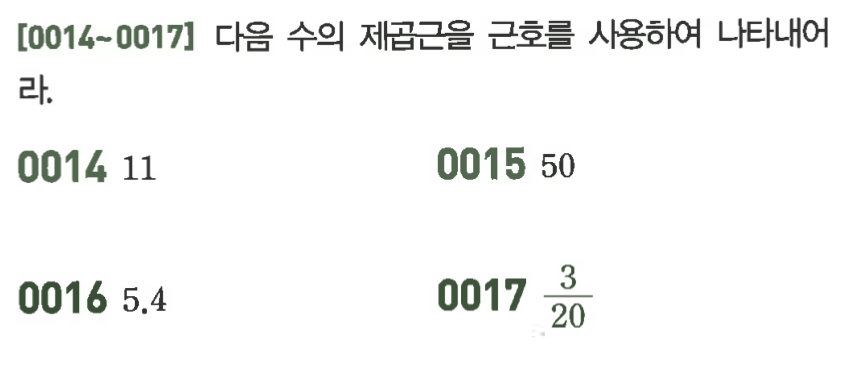
#> input picture hulkRecognition/Images/test.png, 868 x 379 px
$ python CC.py   (Python 2 division)
#> lines starting #> are read from the running program, lines starting #| are printed output that depends on the picture; after the words box and inside, x2 and y2 are one past the last pixel; in counts of white or black regions, pixels touching at a corner belong together
#> further down, img is the input picture: shape (379, 868, 3); mean B, G, R 245.7, 246.4, 245.8
### hulkRecognition/AdaptiveFiltering.py
# -*- coding: utf-8 -*-
import cv2


def Optimize(aSrcMat, aBlockSize=15, aConstant=10.00):
#> called with aBlockSize = 15, aConstant = 10
    if len(aSrcMat.shape) > 2:  # Single channel이 아니면
        aSrcMat = cv2.cvtColor(aSrcMat, cv2.COLOR_BGR2GRAY)
    sDstMat = cv2.adaptiveThreshold(aSrcMat, \
                                    255, \
                                    cv2.ADAPTIVE_THRESH_MEAN_C, \
                                    cv2.THRESH_BINARY, \
                                    aBlockSize, \
                                    aConstant)
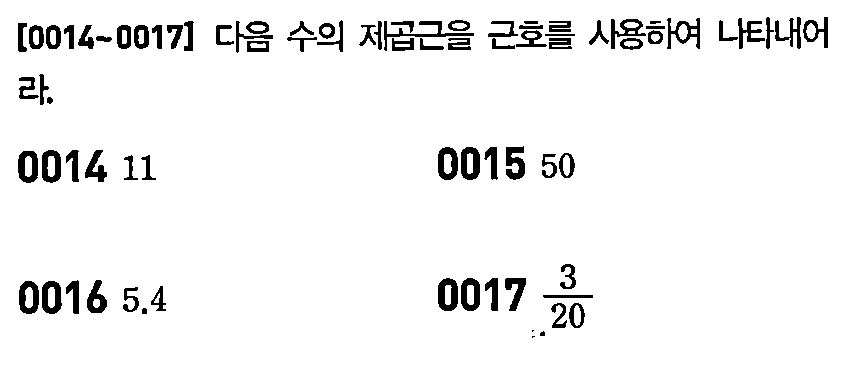
#> sDstMat: shape (379, 868); 95% white; 80 black regions (2 under 20 px), largest, box (x1, y1, x2, y2) and area: (384, 21, 474, 51) 474, (438, 278, 458, 311) 459, (461, 147, 480, 180) 439
    return sDstMat


## Test Section
# [8 lines that do not run on import are left out]

### hulkRecognition/CC.py
# -*- coding: utf-8 -*-
import cv2

import AdaptiveFiltering as AF

gNoiseThr = 10


class DisjointSet(object):
    def __init__(self):
        self.mSubsetNum = 0
        self.mDisjointArr = []
        pass

    def __del__(self):
        pass

    def add(self):
        sCurSize = len(self.mDisjointArr)
        self.mDisjointArr.append(sCurSize)
        self.mSubsetNum += 1
        return sCurSize

    def find(self, x):
        if self.mDisjointArr[x] < 0 or self.mDisjointArr[x] == x:
            return x
        else:
            self.mDisjointArr[x] = self.find(self.mDisjointArr[x])
            return self.mDisjointArr[x]

    def unite(self, x, y):
        if x == y:
            return
        xRoot = self.find(x)
        yRoot = self.find(y)

        if xRoot == yRoot:
            return
        elif xRoot < yRoot:
            self.mDisjointArr[yRoot] = xRoot
        else:
            self.mDisjointArr[xRoot] = yRoot

        self.mSubsetNum -= 1

    def getSubsetNum(self):
        return self.mSubsetNum


class ConnectedComponent(object):
    def __init__(self, x=0, y=0):
        if x == 0 and y == 0:
            self.mBoundingBox = (0, 0, 0, 0)
            self.mPixelCount = 0
            self.mPixels = []
        else:
            self.mBoundingBox = (x, y, 1, 1)
            self.mPixelCount = 1
            self.mPixels = [(x, y)]

    def __del__(self):
        pass

    def addPixel(self, x, y):
        self.mPixelCount += 1

        if self.mPixelCount == 0:
            self.mBoundingBox = (x, y, 1, 1)
        else:
            mx, my, mw, mh = self.mBoundingBox

            # 영역 넓히기
            if x < mx:
                mw = mw + mx - x
                mx = x
            elif x > (mx + mw - 1):
                mw = x - mx + 1

            if y < my:
                mh = mh + my - y
                my = y
            elif y > (my + mh - 1):
                mh = y - my + 1

            self.mBoundingBox = (mx, my, mw, mh)

        self.mPixels.append((x, y))

    def getBoundingBoxArea(self):
        mx, my, mw, mh = self.mBoundingBox
        return mw * mh

    def getBoundingBox(self):
        return self.mBoundingBox

    def getPixels(self):
        return self.mPixels


def findCC(aSrcImage):
    sRows, sCols = aSrcImage.shape[:2]
#> sRows = 379; sCols = 868

    sCCList = []
    sTotalPix = aSrcImage.size
#> sTotalPix = 328972
    sFrameLabel = [0] * sTotalPix  # http://stackoverflow.com/q/983699
    sLabels = DisjointSet()
    sRootMap = [0] * sTotalPix
    sCurIdx = 0

    for y in range(0, sRows):
        for x in range(0, sCols):

            sLeftData = 0
            sUpData = 0

            sLeftIdx = sCurIdx - 1
            sUpIdx = sCurIdx - sCols

            if x == 0:
                sLeftData = 0
            else:
                sLeftData = aSrcImage.item(y, x - 1)

            if y == 0:
                sUpData = 0
            else:
                sUpData = aSrcImage.item(y - 1, x)

            sCurData = aSrcImage.item(y, x)

            if sCurData > 0:
                if sLeftData == 0 and sUpData == 0:
                    sFrameLabel[sCurIdx] = sLabels.add()
                    sRootMap[sFrameLabel[sCurIdx]] = -1

                elif sLeftData != 0 and sUpData == 0:
                    sFrameLabel[sCurIdx] = sFrameLabel[sLeftIdx]

                elif sUpData != 0 and sLeftData == 0:
                    sFrameLabel[sCurIdx] = sFrameLabel[sUpIdx]

                else:
                    if sFrameLabel[sLeftIdx] > sFrameLabel[sUpIdx]:
                        sFrameLabel[sCurIdx] = sFrameLabel[sUpIdx]
                    else:
                        sFrameLabel[sCurIdx] = sFrameLabel[sLeftIdx]

                    sLabels.unite(sFrameLabel[sLeftIdx], sFrameLabel[sUpIdx])
            else:
                sFrameLabel[sCurIdx] = -1

            sCurIdx += 1

    sCurIdx = 0
    sCurLabel = 0
    sConnCompIdx = 0

    for y in range(0, sRows):
        for x in range(0, sCols):
            sCurLabel = sFrameLabel[sCurIdx]

            if sCurLabel != -1:
                sCurLabel = sLabels.find(sCurLabel)

                if sRootMap[sCurLabel] != -1:
                    sCCList[sRootMap[sCurLabel]].addPixel(x, y)
                else:
                    sCCList.append(ConnectedComponent(x, y))
                    sRootMap[sCurLabel] = sConnCompIdx
                    sConnCompIdx += 1
            sCurIdx += 1

    return sCCList


"""
픽셀개수가 노이즈로 정의한 갯수보다 큰 것만 반환한다
"""
def getCC(aSrcImage, aNoiseThr=gNoiseThr):
    sSrcImage = 255 - aSrcImage
    return [sCC for sCC in findCC(sSrcImage) if sCC.getPixels().__len__() > aNoiseThr]


## Test Section
if __name__ == '__main__':

    # Test CC
    cc = ConnectedComponent()
    cc.addPixel(1, 2)
    print cc.getBoundingBox()
    print cc.getBoundingBoxArea()
    print cc.getPixels()

    # Test findCC
    img = cv2.imread('Images/test.png')

    img = AF.Optimize(img)

    sCCList = getCC(img)

    print len(sCCList)
#| 78

    ccImg = cv2.cvtColor(img, cv2.COLOR_GRAY2RGB)
    for CC in sCCList:
        x, y, w, h = CC.getBoundingBox()
        cv2.rectangle(ccImg, (x, y), (x + w, y + h), (255, 0, 0), 1)
        for pixel in CC.getPixels():
            ccImg.itemset((pixel[1], pixel[0], 2), 255)
#> this loop made 78 passes
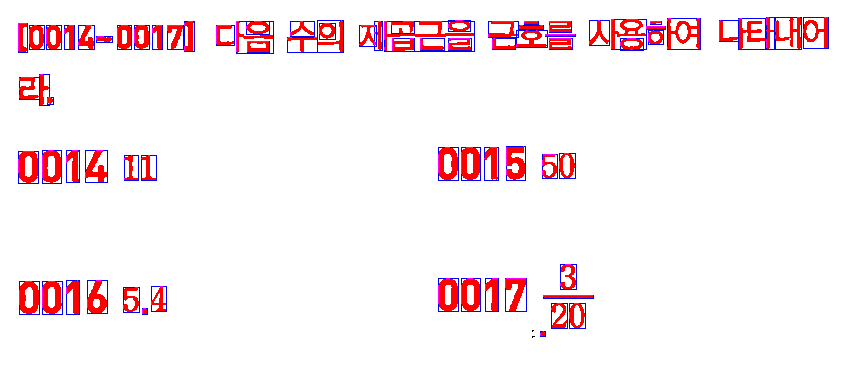
#> ccImg: shape (379, 868, 3); mean B, G, R 243.4, 238.4, 251.1
    cv2.imshow("ccImage", ccImg)
    cv2.waitKey(0)
